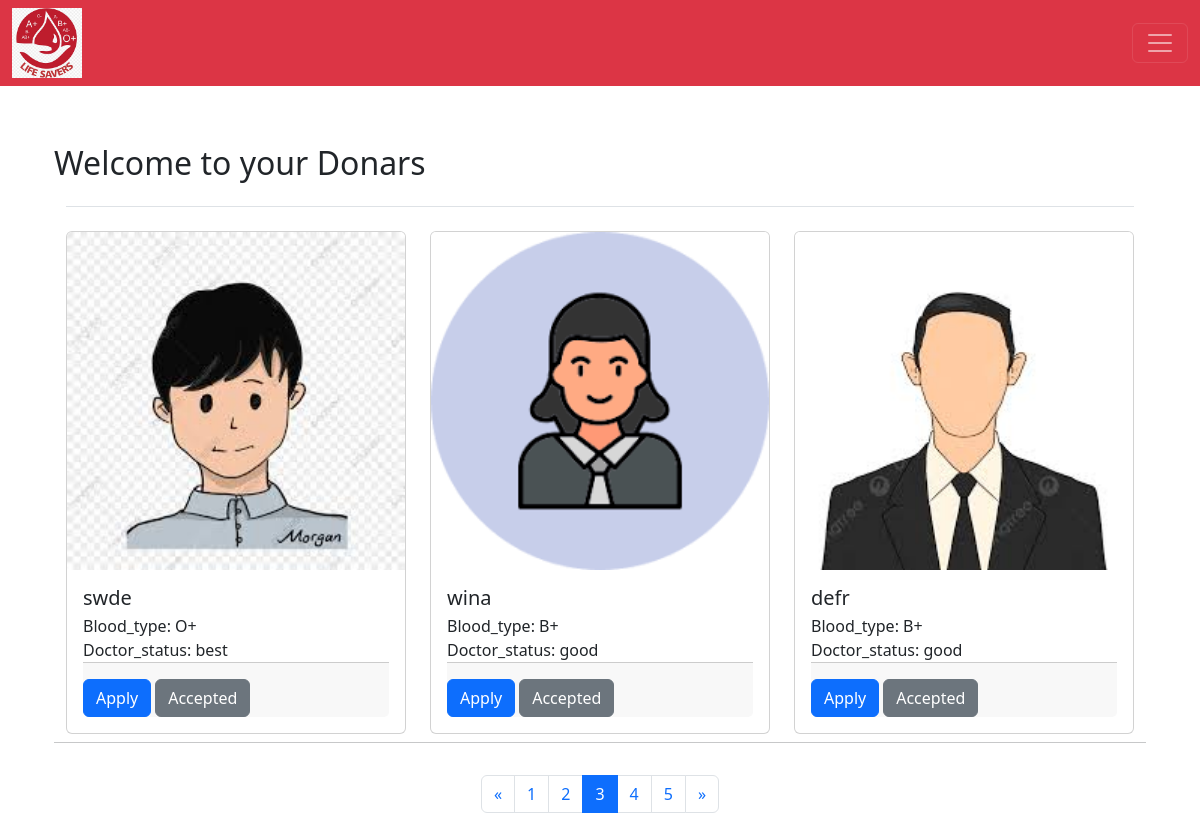
The page /u_dashboard/?page=3 (signed in) on the database its author committed.
### bloodapp/models.py (models this page shows)
class Donar(models.Model):
    name= models.CharField(max_length=200, null=True, db_index=True,unique=True)
    image = models.FileField(upload_to="donar_image", null=True, db_index=True)
    nationality= models.CharField(choices=options, max_length=100,null=True)
    phone = models.BigIntegerField(null=True, db_index=True)
    age= models.IntegerField(null=True, db_index=True)
    sex= models.CharField(choices=CATEGORY_CHOICES1,max_length=100,null=True)
    email = models.CharField(max_length=200, null=True, db_index=True)
    address= models.TextField(null=True, db_index=True)
    blood_type= models.CharField(choices=CATEGORY_CHOICES, max_length=10,null=True)
    date_of_donation= models.DateField(null=True)
    donation= models.CharField(choices=type_donation, max_length=100,null=True)
    donar_status= models.CharField(choices=status, max_length=100,null=True)
    volume= models.IntegerField(null=True, db_index=True)
    hemoglobin= models.IntegerField(null=True, db_index=True)
    last_donated_date= models.DateField(null=True)
    wieght=models.IntegerField(null=True, db_index=True)
    medical_history= models.TextField(null=True, db_index=True)
    overall_health= models.CharField(choices=health, max_length=100,null=True)

### userapp/views.py (the view, shortened to what this page needs)
# urls.py: path('dashboard/',views.dashboardd,name='dashboard'),
@patient_access_only()
def dashboardd(request):
    user = request.user
    if user.is_authenticated:
       nam=Patient.objects.filter(username=user)
       patient = nam.get()
       b_type=patient.blood_type
       if b_type=="A+":
                a=b_type
                b="A-"
                c="O+"
                d="O-"
                blood_types = [a, b, c, d]
                nam=Donar.objects.filter(blood_type__in=blood_types)
       elif b_type=="A-":
            a="A-"
            b="O-"
            blood_types = [a, b]
            nam=Donar.objects.filter(blood_type__in=blood_types)
       elif b_type=="B+":
            a="B+"
            b="B-"
            c="O+"
            d="O-"
            blood_types = [a,b,c,d]
            nam=Donar.objects.filter(blood_type__in=blood_types)
       elif b_type=="B-":
            a="B-"
            b="O-"
            blood_types = [a,b]
            nam=Donar.objects.filter(blood_type__in=blood_types)
       elif b_type=="O+":
            a="O+"
            b="O-"
            blood_types = [a,b]
            nam=Donar.objects.filter(blood_type__in=blood_types)
       elif b_type=="O-":
            a="O-"
            blood_types = [a]
            nam=Donar.objects.filter(blood_type__in=blood_types)
       paginator = Paginator(nam, 3)
       page = request.GET.get('page', 1)
       try:
         nam = paginator.page(page)
       except PageNotAnInteger:
         nam = paginator.page(1)
       except EmptyPage:
         nam = paginator.page(paginator.num_pages)
       context={
                'data':nam
                }
    return render(request,"users/u_dashboard.html",context)

### bloodapp/models.py (called while the page is built)
    def __str__(self):
        return str(self.username)

### helper.py (called while the page is built)
def patient_test_function(user):
    if user.user_type=='patient':
        return True
    return False

def patient_access_only():
    def decorator(view):
        @wraps(view)
        def _wrapped_view(request, *args, **kwargs):
            if not request.user.is_authenticated:
                return redirect("user_login")
            if request.user.is_authenticated:
                if not patient_test_function(request.user):
                    return redirect("user_login")
            return view(request, *args, **kwargs)
        return _wrapped_view
    return decorator

### templates/users/u_dashboard.html (shortened to what this page needs)
{% extends "users/base.html" %}
{% load static %}
{% block content %}
<div class="container mt-4 pt-4">
  <div class="dashboard-content">
    <h2>Welcome to your Donars</h2>
  </div>
  <section class="">
    <div class="container">
      <header class="d-sm-flex align-items-center border-bottom mb-3 pb-3 justify-content-between">
      </header>
      <div class="row">
        {% for i in data %}
        <div class="col-lg-4 col-md-6 col-sm-6 d-flex">
          <div class="card w-100 my-2 shadow-2-strong">
            <img src="{{ i.image.url }}" class="card-img-top" onclick="u_data('{{i.id}}')"/>
            <div class="card-body d-flex flex-column">
              <div class="d-flex flex-row">
                <h5 class="mb-1 me-1"> {{i.name}}</h5>
              </div>
              <div class="d-flex flex-row">
                Blood_type: {{ i.blood_type }}
              </div>
              <div class="d-flex flex-row">
                Doctor_status: {{ i.overall_health }}
              </div>
              <div class="card-footer d-flex align-items-end pt-3 px-0 pb-0 mt-auto">
                <a href="#!" class="btn btn-primary shadow-0 me-1" onclick="addtomail('{{i.id}}')">Apply</a>
                {% if i.donar_status %}
                  <span class="btn btn-secondary shadow-0">{{ i.donar_status }}</span>
                {% endif %}
              </div>
            </div>
          </div>
        </div>
        {% endfor %}
        <hr />
        <nav aria-label="Page navigation example" class="d-flex justify-content-center mt-3">
          <ul class="pagination">
              {% if data.has_previous %}
              <li class="page-item">
                  <a class="page-link" href="?page={{ data.previous_page_number }}" aria-label="Previous">
                      <span aria-hidden="true">&laquo;</span>
                  </a>
              </li>
              {% else %}
              <li class="page-item disabled">
                  <a class="page-link" href="#" aria-label="Previous">
                      <span aria-hidden="true">&laquo;</span>
                  </a>
              </li>
              {% endif %}
              {% for page_num in data.paginator.page_range %}
              {% if page_num == data.number %}
              <li class="page-item active"><a class="page-link" href="#">{{ page_num }}</a></li>
              {% else %}
              <li class="page-item"><a class="page-link" href="?page={{ page_num }}">{{ page_num }}</a></li>
              {% endif %}
              {% endfor %}
              {% if data.has_next %}
              <li class="page-item">
                  <a class="page-link" href="?page={{ data.next_page_number }}" aria-label="Next">
                      <span aria-hidden="true">&raquo;</span>
                  </a>
              </li>
              {% else %}
              <li class="page-item disabled">
                  <a class="page-link" href="#" aria-label="Next">
                      <span aria-hidden="true">&raquo;</span>
                  </a>
              </li>
              {% endif %}
          </ul>
      </nav>
      </div>
    </div>
  </section>
{% endblock %}

### rows shown on the page
Donar: image (picture), name "swde", blood_type "O+", overall_health "best", donar_status "Accepted"
Donar: image (picture), name "wina", blood_type "B+", overall_health "good", donar_status "Accepted"
Donar: image (picture), name "defr", blood_type "B+", overall_health "good", donar_status "Accepted"

### other values the page prints
{{ page_num }} "1" "2" "4" "5"
{{ page_num }} "3"
